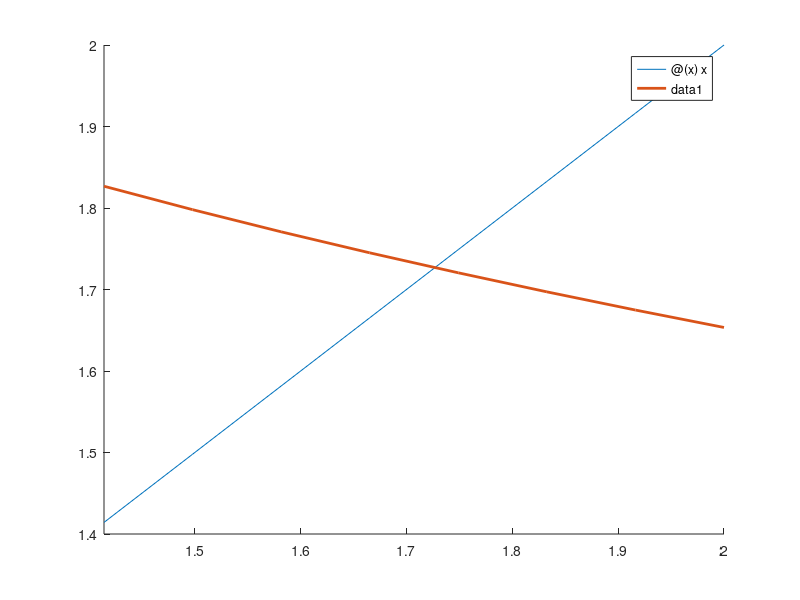

Write MATLAB code to recreate this figure. (Note: this script raises an error after producing the figure.)
% reset às settings gráficas anteriormente definidas ----------------
clf;
% -------------------------------------------------------------------


% -------------------------------------------------------------------
% retém o gráfico atual e certas propriedades dos eixos 
% de modo a que comandos gráficos subsequentes 
% adicionem ao gráfico existente.
hold on;
% -------------------------------------------------------------------


% função do enunciado -----------------------------------------------
g=@(x) 2-(log(x)/2);
% -------------------------------------------------------------------

% função y = x ------------------------------------------------------
bissetriz_dos_quadrantes_impares=@(x) x;
% -------------------------------------------------------------------

% desenhar as funções no intervalo [sqrt(2), 2] ---------------------
fplot(bissetriz_dos_quadrantes_impares, [sqrt(2), 2]);
fplot(g, [sqrt(2), 2], 'LineWidth', 2);
% -------------------------------------------------------------------

% chamar a rotina que calcula o ponto fixo --------------------------
% g é a função
% 1 foi o valor inicial escolhido
% 0.001 erro do passo (distância entre dois 'x's consecutivos)
% 50 é o nº de iterações a realizar
PontoFixo(g, 1, 0.001, 50)
% -------------------------------------------------------------------


% demonstrar que o ponto fixo é único no intervalo [sqrt(2), 2] -----
% 1ª derivada de g
dg = matlabFunction(diff(g, x));

% desenhar a 1ª derivada no gráfico
fplot(dg, [sqrt(2), 2], 'LineWidth', 2);

% mostrar valor de f'(x) nos extremos do intervalo [sqrt(2), 2] -----
disp("valor de f'(sqrt(2)):")
disp(dg(sqrt(2)));
disp("valor de f'(2)):")
disp(dg(2));
% -------------------------------------------------------------------

% adicionar título e texto aos eixos o gráfico ----------------------
title({"A função g(x), a bissetriz dos quadrantes " + newline + ...
    "ímpares e g'(x) no intervalo [sqrt(2), 2]"});
xlabel('x');
ylabel('y');
% -------------------------------------------------------------------


% colocar grelha no gráfico -----------------------------------------
grid on;
% -------------------------------------------------------------------


% desativar o modo de retenção de gráfico ---------------------------
hold off;
% -------------------------------------------------------------------

